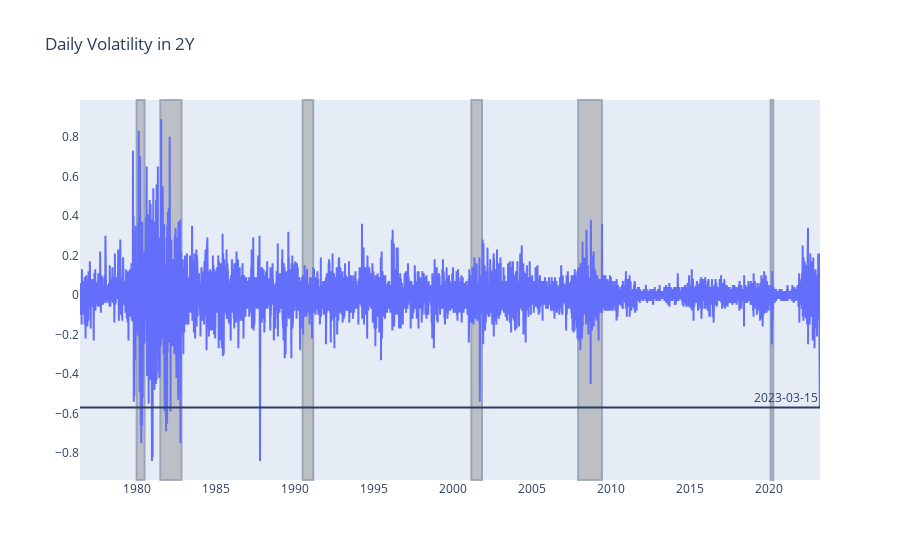

The code cell stored with this chart in its notebook:
### Code cell
fig=go.Figure()
fig.add_trace(go.Scatter(x=diff.index,y=diff['DGS2']))
for start,end in zip(rec_need['Start'],rec_need['End']):
    fig.add_shape(x0=start,x1=end,y0=0,y1=1,yref='paper',fillcolor='grey',layer='below',opacity=0.4)

fig.add_hline(y=diff.loc['2023':,'DGS2'].min(),annotation=dict(text='2023-03-15'))
fig.update_layout(title='Daily Volatility in 2Y')
fig.update_xaxes(showgrid=False)
fig.update_yaxes(showgrid=False)
fig.show()

### Figure 1 — Plotly figure (JSON) as saved in the notebook; plotly's stock layout.template omitted (floating-point values rounded to 4 significant figures; data arrays with more than 128 entries replaced by an {"elided": "..."} marker saying what was removed)
{"data": [{"type": "scatter", "x": {"elided": "12209 str values"}, "y": {"elided": "12209 float values"}}], "layout": {"annotations": [{"showarrow": false, "text": "2023-03-15", "x": 1, "xanchor": "right", "xref": "x domain", "y": -0.57, "yanchor": "bottom", "yref": "y"}], "shapes": [{"fillcolor": "grey", "layer": "below", "opacity": 0.4, "x0": "1980-01-01T00:00:00", "x1": "1980-07-01T00:00:00", "y0": 0, "y1": 1, "yref": "paper"}, {"fillcolor": "grey", "layer": "below", "opacity": 0.4, "x0": "1981-07-01T00:00:00", "x1": "1982-11-01T00:00:00", "y0": 0, "y1": 1, "yref": "paper"}, {"fillcolor": "grey", "layer": "below", "opacity": 0.4, "x0": "1990-07-01T00:00:00", "x1": "1991-03-01T00:00:00", "y0": 0, "y1": 1, "yref": "paper"}, {"fillcolor": "grey", "layer": "below", "opacity": 0.4, "x0": "2001-03-01T00:00:00", "x1": "2001-11-01T00:00:00", "y0": 0, "y1": 1, "yref": "paper"}, {"fillcolor": "grey", "layer": "below", "opacity": 0.4, "x0": "2007-12-01T00:00:00", "x1": "2009-06-01T00:00:00", "y0": 0, "y1": 1, "yref": "paper"}, {"fillcolor": "grey", "layer": "below", "opacity": 0.4, "x0": "2020-02-01T00:00:00", "x1": "2020-04-01T00:00:00", "y0": 0, "y1": 1, "yref": "paper"}, {"type": "line", "x0": 0, "x1": 1, "xref": "x domain", "y0": -0.57, "y1": -0.57, "yref": "y"}], "title": {"text": "Daily Volatility in 2Y"}, "xaxis": {"showgrid": false}, "yaxis": {"showgrid": false}}}
